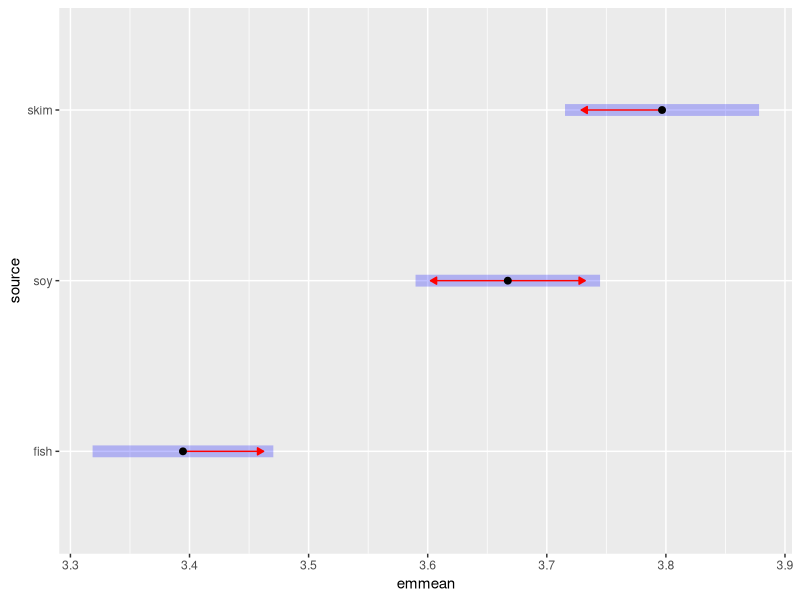
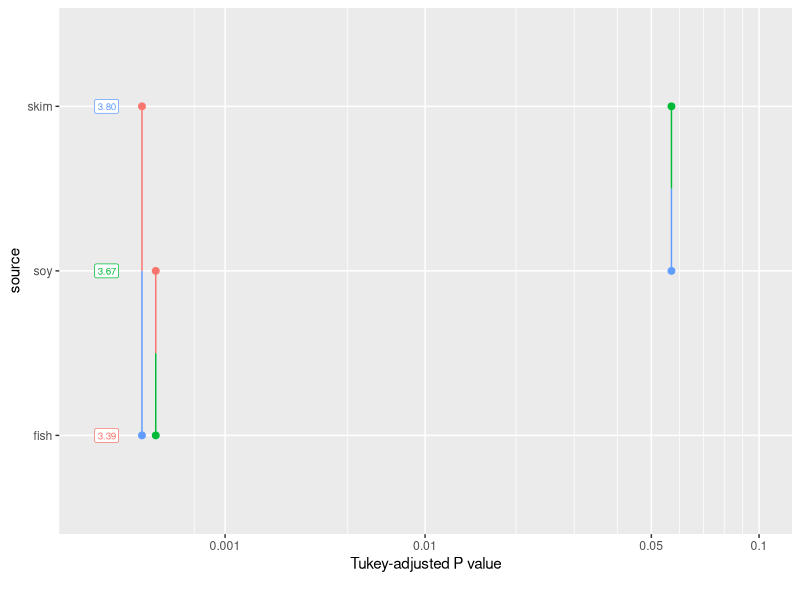
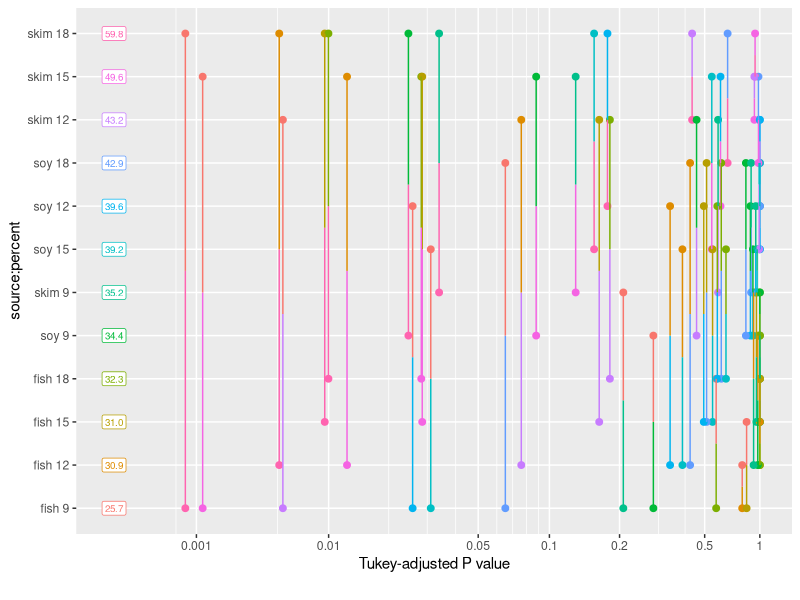
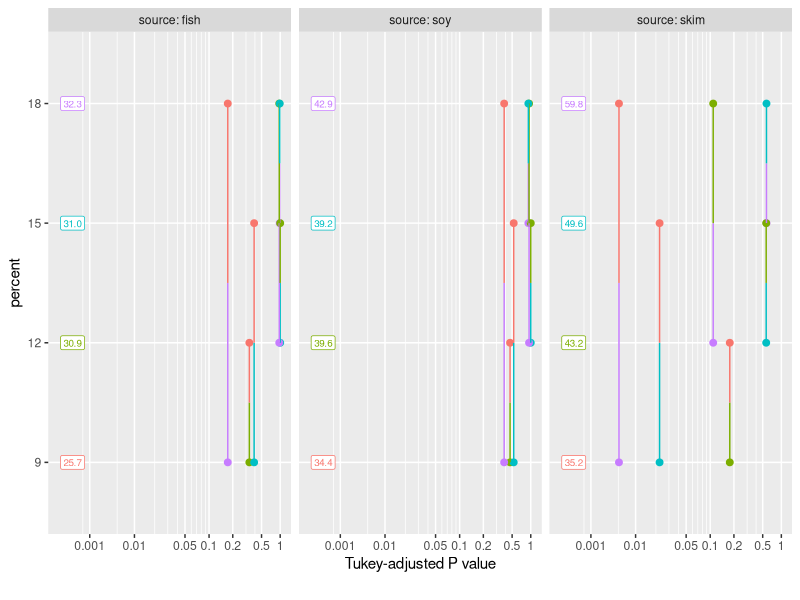

Reproduce these figures in R, in order. (Note: this script raises an error after producing the figures.)
## ---- chunk 1
require("emmeans")
knitr::opts_chunk$set(fig.width = 4.5, class.output = "ro")
## ---- chunk 2
pigs.lm <- lm(log(conc) ~ source + factor(percent), data = pigs)
pigs.emm.s <- emmeans(pigs.lm, "source")
pairs(pigs.emm.s)
## ---- chunk 3
pwpm(pigs.emm.s)
## ---- chunk 4
pwpm(pigs.emm.s, means = FALSE, flip = TRUE,     # args for pwpm()
     reverse = TRUE,                             # args for pairs()
     side = ">", delta = 0.05, adjust = "none")  # args for test()
## ---- chunk 5
eff_size(pigs.emm.s, sigma = sigma(pigs.lm), edf = 23)
## ---- chunk 6
eff_size(pigs.emm.s, sigma = sigma(pigs.lm), edf = Inf)
## ---- chunk 7
plot(pigs.emm.s, comparisons = TRUE)
## ---- chunk 8
pwpp(pigs.emm.s)
## ---- chunk 9
pigs.lmint <- lm(log(conc) ~ source * factor(percent), data = pigs)
pigs.cells <- emmeans(pigs.lmint, ~ source * percent)
pwpp(pigs.cells, type = "response")
## ---- chunk 10
pwpp(pigs.cells, by = "source", type = "response")
## ---- chunk 11
coef(pairs(pigs.emm.s))
## ---- chunk 12
pigs.emm.p <- emmeans(pigs.lm, "percent")
ply <- contrast(pigs.emm.p, "poly")
ply

coef(ply)
## ---- chunk 13
nrmlz.emmc(1:4, family = "helmert")
contrast(pigs.emm.s, "nrmlz", family = "pairwise")
## ---- chunk 14
org.aov <- aov(sales1 ~ day + Error(store), data = oranges,
               contrasts = list(day = "contr.sum"))
org.emml <- emmeans(org.aov, consec ~ day)
org.emml
## ---- chunk 15
skip_comp.emmc <- function(levels, skip = 1, reverse = FALSE, ...) {
    if ((k <- length(levels)) < skip + 1)
        stop("Need at least ", skip + 1, " levels")
    coef <- data.frame()
    coef <- as.data.frame(lapply(seq_len(k - skip - 1), function(i) {
        sgn <- ifelse(reverse, -1, 1)
        sgn * c(rep(0, i - 1), 1, rep(0, skip), -1, rep(0, k - i - skip - 1))
    }))
    names(coef) <- sapply(coef, function(x)
        paste(which(x == 1), "-", which(x == -1)))
    attr(coef, "adjust") = "fdr"   # default adjustment method
    coef
}
## ---- chunk 16
skip_comp.emmc(1:5)

skip_comp.emmc(1:5, skip = 0, reverse = TRUE)
## ---- chunk 17
contrast(org.emml[[1]], "skip_comp", skip = 2, reverse = TRUE)
## ---- chunk 18
LF <- contrast(pigs.emm.s,
               list(lambda1 = c(1, 2, 0), lambda2 = c(0, 3, -2)),
               offset = c(-7, 1))
confint(LF, adjust = "bonferroni")
## ---- chunk 19
pairs(pigs.emm.s, type = "lp")

pairs(pigs.emm.s, type = "response")
